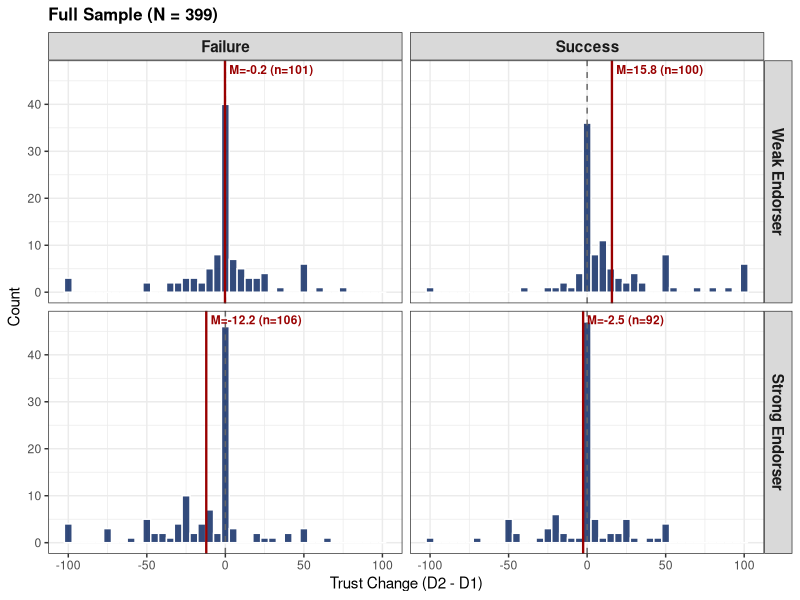
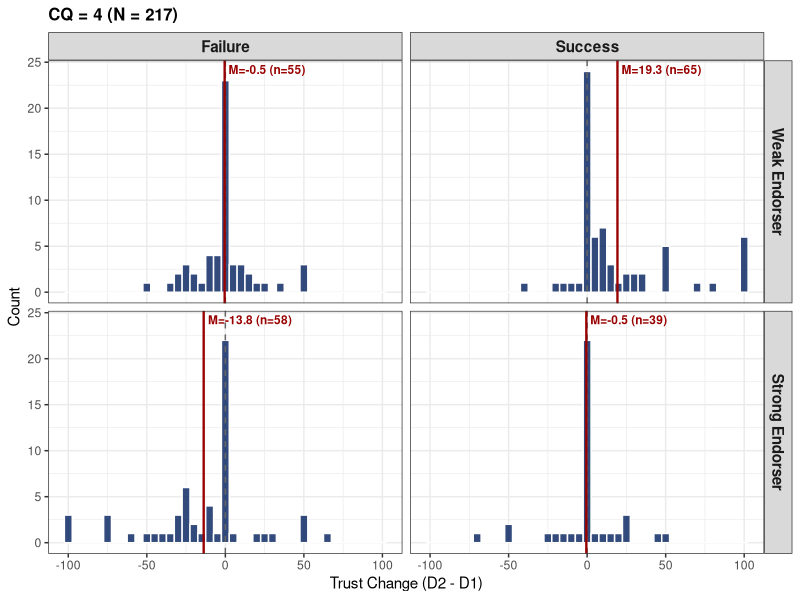
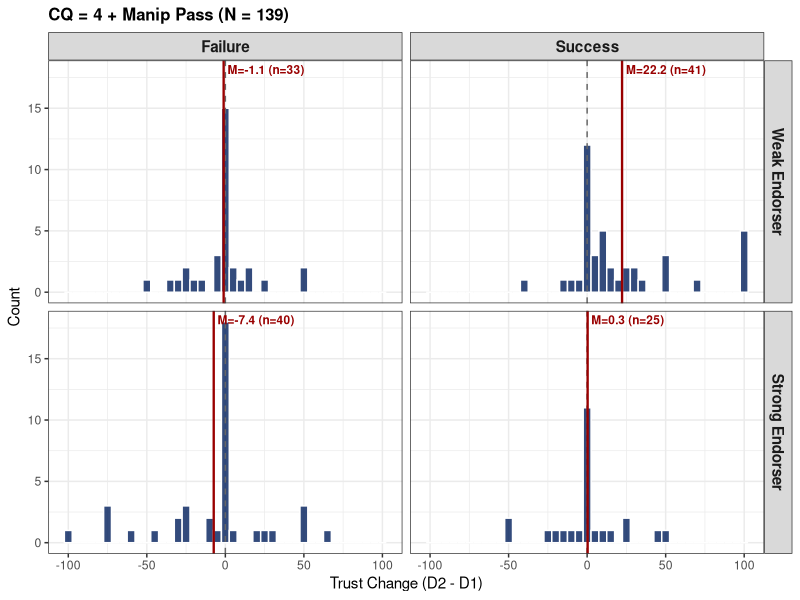
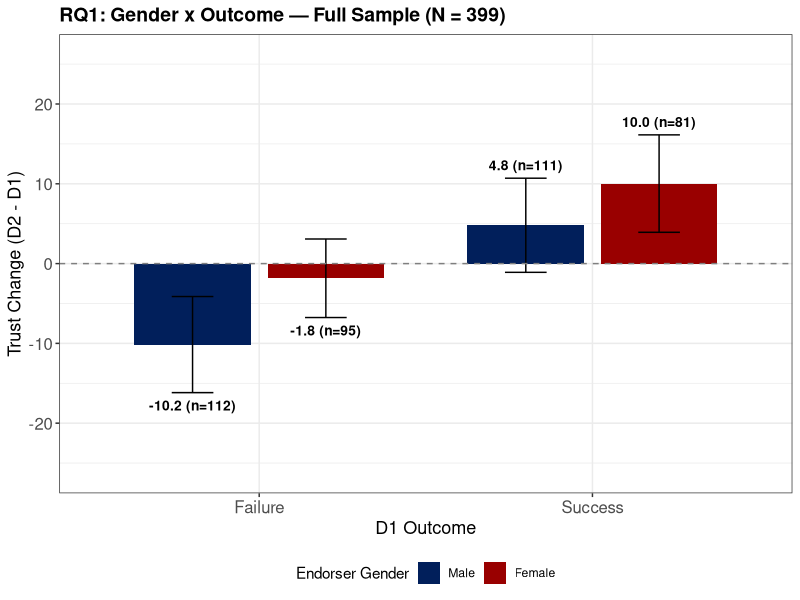
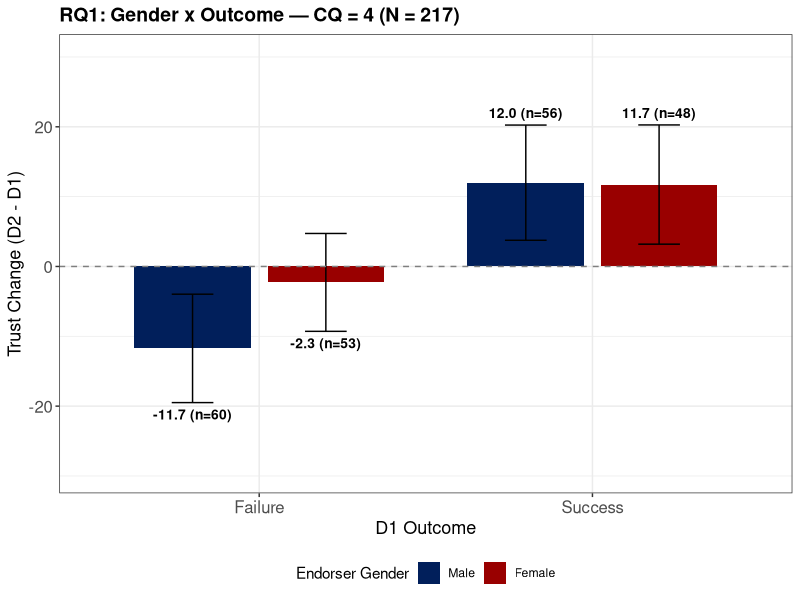
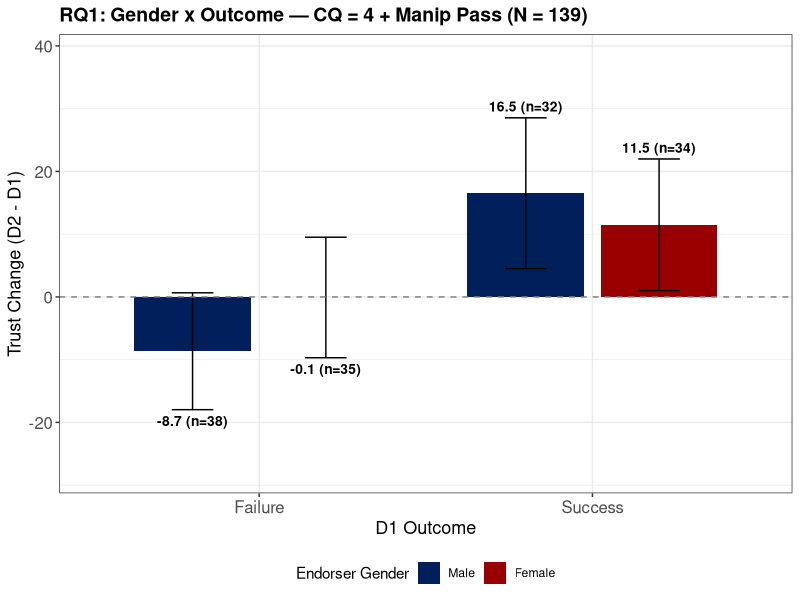
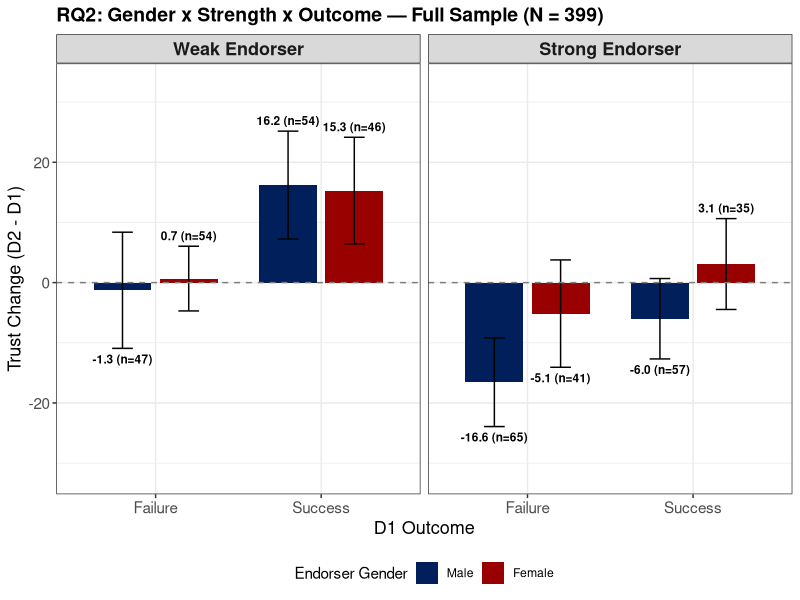
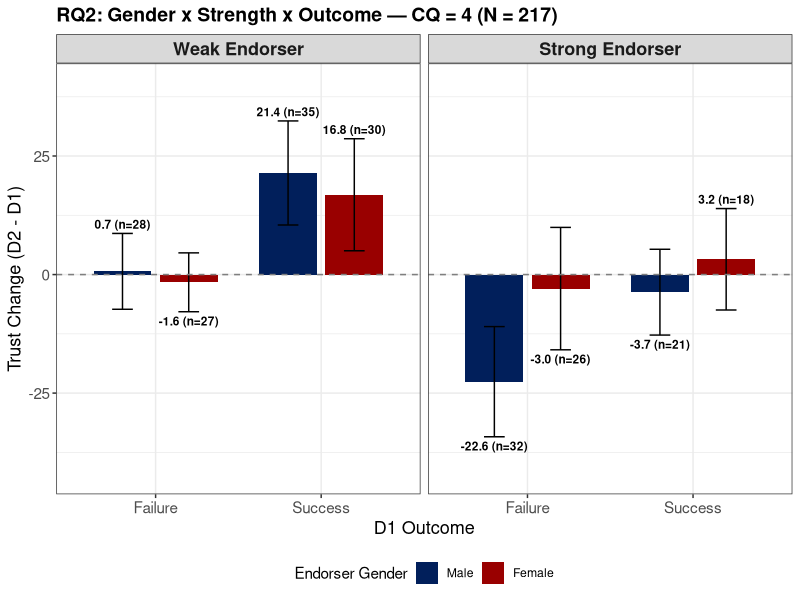

Write R code to recreate these figures, in order.
## ---- chunk 1
rm(list = ls())
knitr::opts_chunk$set(
  echo = FALSE, message = FALSE, warning = FALSE,
  fig.width = 10, fig.height = 5.5, fig.pos = "H"
)
library(dplyr)
library(tidyr)
library(ggplot2)
library(knitr)
library(car)
library(broom)
library(gridExtra)

NAVY <- "#011F5B"
RED  <- "#990000"
set.seed(42)
## ---- chunk 2
d <- read.csv("study_data_clean.csv", stringsAsFactors = FALSE) %>%
  mutate(
    endorser_gender_f = factor(endorser_gender, levels = c("Male", "Female")),
    outcome_f = factor(outcome, levels = c("Failure", "Success")),
    strength_f = factor(strength_cond, levels = c("weak", "strong")),
    trust_change = as.numeric(trust_change)
  )

# Three subsamples
s1 <- d                                          # Full
s2 <- d %>% filter(cq_score == 4)                # CQ = 4
s3 <- d %>% filter(best_participant == 1)         # CQ = 4 + Manip pass

samples <- list(
  list(data = s1, label = sprintf("Full Sample (N = %d)", nrow(s1))),
  list(data = s2, label = sprintf("CQ = 4 (N = %d)", nrow(s2))),
  list(data = s3, label = sprintf("CQ = 4 + Manip Pass (N = %d)", nrow(s3)))
)
## ---- chunk 3
tibble(
  Sample = c("Full", "CQ = 4", "CQ = 4 + Manip Pass"),
  N = c(nrow(s1), nrow(s2), nrow(s3)),
  `Mean D1` = c(mean(s1$trust_d1), mean(s2$trust_d1), mean(s3$trust_d1)),
  `Mean D2` = c(mean(s1$trust_d2), mean(s2$trust_d2), mean(s3$trust_d2)),
  `Mean Change` = c(mean(s1$trust_change), mean(s2$trust_change), mean(s3$trust_change)),
  `SD Change` = c(sd(s1$trust_change), sd(s2$trust_change), sd(s3$trust_change)),
  `No Change %` = c(mean(s1$trust_change == 0), mean(s2$trust_change == 0),
                     mean(s3$trust_change == 0)) * 100
) %>%
  kable(digits = 1, caption = "DV descriptives by sample", booktabs = TRUE)
## ---- chunk 4
library(patchwork)

hist_facet <- function(dat, label) {
  # Compute cell means for vertical lines
  cell_means <- dat %>%
    group_by(strength_f, outcome_f) %>%
    summarise(m = mean(trust_change), n = n(), .groups = "drop")

  ggplot(dat, aes(x = trust_change)) +
    geom_histogram(binwidth = 5, fill = NAVY, color = "white", alpha = 0.8) +
    geom_vline(xintercept = 0, linetype = "dashed", color = "gray40") +
    geom_vline(data = cell_means, aes(xintercept = m),
               linetype = "solid", color = RED, linewidth = 0.8) +
    geom_text(data = cell_means, aes(x = m, y = Inf,
              label = sprintf("M=%.1f (n=%d)", m, n)),
              vjust = 1.5, hjust = -0.05, color = RED, fontface = "bold", size = 3) +
    facet_grid(strength_f ~ outcome_f,
               labeller = labeller(
                 strength_f = c("weak" = "Weak Endorser", "strong" = "Strong Endorser"),
                 outcome_f = c("Failure" = "Failure", "Success" = "Success"))) +
    labs(title = label, x = "Trust Change (D2 - D1)", y = "Count") +
    theme_bw() +
    theme(plot.title = element_text(size = 12, face = "bold"),
          strip.text = element_text(size = 11, face = "bold"))
}

hist_facet(s1, sprintf("Full Sample (N = %d)", nrow(s1)))
## ---- chunk 5
hist_facet(s2, sprintf("CQ = 4 (N = %d)", nrow(s2)))
## ---- chunk 6
hist_facet(s3, sprintf("CQ = 4 + Manip Pass (N = %d)", nrow(s3)))
## ---- chunk 7
plot_rq1 <- function(dat, title_label) {
  pd <- dat %>%
    group_by(endorser_gender_f, outcome_f) %>%
    summarise(m = mean(trust_change), se = sd(trust_change) / sqrt(n()),
              n = n(), .groups = "drop") %>%
    mutate(
      ci_hi = m + 1.96 * se,
      ci_lo = m - 1.96 * se,
      label_y = ifelse(m >= 0, ci_hi + 1, ci_lo - 1),
      label_vjust = ifelse(m >= 0, 0, 1)
    )

  y_max <- max(pd$ci_hi) + 10
  y_min <- min(pd$ci_lo) - 10

  ggplot(pd, aes(x = outcome_f, y = m, fill = endorser_gender_f)) +
    geom_bar(stat = "identity", position = position_dodge(0.8), width = 0.7) +
    geom_errorbar(aes(ymin = ci_lo, ymax = ci_hi),
                  position = position_dodge(0.8), width = 0.25) +
    geom_hline(yintercept = 0, linetype = "dashed", color = "gray50") +
    geom_text(aes(y = label_y, label = sprintf("%.1f (n=%d)", m, n),
                  vjust = label_vjust),
              position = position_dodge(0.8),
              size = 3.5, fontface = "bold") +
    scale_fill_manual(values = c("Male" = NAVY, "Female" = RED)) +
    coord_cartesian(ylim = c(y_min, y_max)) +
    labs(title = title_label, x = "D1 Outcome",
         y = "Trust Change (D2 - D1)", fill = "Endorser Gender") +
    theme_bw() +
    theme(legend.position = "bottom",
          plot.title = element_text(size = 14, face = "bold"),
          axis.text = element_text(size = 12),
          axis.title = element_text(size = 13))
}

plot_rq1(s1, sprintf("RQ1: Gender x Outcome — Full Sample (N = %d)", nrow(s1)))
## ---- chunk 8
summary(lm(trust_change ~ endorser_gender_f * outcome_f, data = s1))
## ---- chunk 9
plot_rq1(s2, sprintf("RQ1: Gender x Outcome — CQ = 4 (N = %d)", nrow(s2)))
## ---- chunk 10
summary(lm(trust_change ~ endorser_gender_f * outcome_f, data = s2))
## ---- chunk 11
plot_rq1(s3, sprintf("RQ1: Gender x Outcome — CQ = 4 + Manip Pass (N = %d)", nrow(s3)))
## ---- chunk 12
summary(lm(trust_change ~ endorser_gender_f * outcome_f, data = s3))
## ---- chunk 13
rq1_row <- function(dat, label) {
  m <- lm(trust_change ~ endorser_gender_f * outcome_f, data = dat)
  cs <- summary(m)$coefficients
  ix_row <- "endorser_gender_fFemale:outcome_fSuccess"
  # Cell means
  mf <- mean(dat$trust_change[dat$endorser_gender == "Male" & dat$outcome == "Failure"])
  ms <- mean(dat$trust_change[dat$endorser_gender == "Male" & dat$outcome == "Success"])
  ff <- mean(dat$trust_change[dat$endorser_gender == "Female" & dat$outcome == "Failure"])
  fs <- mean(dat$trust_change[dat$endorser_gender == "Female" & dat$outcome == "Success"])
  tibble(
    Sample = label, N = nrow(dat),
    `Male Fail` = mf, `Male Suc` = ms, `Male Range` = ms - mf,
    `Fem Fail` = ff, `Fem Suc` = fs, `Fem Range` = fs - ff,
    `Interaction b` = cs[ix_row, "Estimate"],
    `p` = cs[ix_row, "Pr(>|t|)"],
    `d` = cs[ix_row, "Estimate"] / sd(dat$trust_change)
  )
}

bind_rows(
  rq1_row(s1, "Full"),
  rq1_row(s2, "CQ = 4"),
  rq1_row(s3, "CQ=4 + Manip")
) %>%
  kable(digits = c(0, 0, 1, 1, 1, 1, 1, 1, 2, 3, 3),
        caption = "RQ1: Gender x Outcome across samples", booktabs = TRUE)
## ---- chunk 14
plot_rq2 <- function(dat, title_label) {
  pd <- dat %>%
    group_by(endorser_gender_f, outcome_f, strength_f) %>%
    summarise(m = mean(trust_change), se = sd(trust_change) / sqrt(n()),
              n = n(), .groups = "drop") %>%
    mutate(
      ci_hi = m + 1.96 * se,
      ci_lo = m - 1.96 * se,
      label_y = ifelse(m >= 0, ci_hi + 1, ci_lo - 1),
      label_vjust = ifelse(m >= 0, 0, 1)
    )

  y_max <- max(pd$ci_hi) + 8
  y_min <- min(pd$ci_lo) - 8

  ggplot(pd, aes(x = outcome_f, y = m, fill = endorser_gender_f)) +
    geom_bar(stat = "identity", position = position_dodge(0.8), width = 0.7) +
    geom_errorbar(aes(ymin = ci_lo, ymax = ci_hi),
                  position = position_dodge(0.8), width = 0.25) +
    geom_hline(yintercept = 0, linetype = "dashed", color = "gray50") +
    geom_text(aes(y = label_y, label = sprintf("%.1f (n=%d)", m, n),
                  vjust = label_vjust),
              position = position_dodge(0.8),
              size = 3, fontface = "bold") +
    facet_wrap(~ strength_f, nrow = 1,
               labeller = labeller(strength_f = c("weak" = "Weak Endorser",
                                                   "strong" = "Strong Endorser"))) +
    scale_fill_manual(values = c("Male" = NAVY, "Female" = RED)) +
    coord_cartesian(ylim = c(y_min, y_max)) +
    labs(title = title_label, x = "D1 Outcome",
         y = "Trust Change (D2 - D1)", fill = "Endorser Gender") +
    theme_bw() +
    theme(legend.position = "bottom",
          plot.title = element_text(size = 14, face = "bold"),
          strip.text = element_text(size = 13, face = "bold"),
          axis.text = element_text(size = 11),
          axis.title = element_text(size = 13))
}

plot_rq2(s1, sprintf("RQ2: Gender x Strength x Outcome — Full Sample (N = %d)", nrow(s1)))
## ---- chunk 15
summary(lm(trust_change ~ endorser_gender_f * strength_f * outcome_f, data = s1))
## ---- chunk 16
plot_rq2(s2, sprintf("RQ2: Gender x Strength x Outcome — CQ = 4 (N = %d)", nrow(s2)))
## ---- chunk 17
summary(lm(trust_change ~ endorser_gender_f * strength_f * outcome_f, data = s2))
## ---- chunk 18
plot_rq2(s3, sprintf("RQ2: Gender x Strength x Outcome — CQ = 4 + Manip Pass (N = %d)", nrow(s3)))
## ---- chunk 19
summary(lm(trust_change ~ endorser_gender_f * strength_f * outcome_f, data = s3))
## ---- chunk 20
rq2_row <- function(dat, label) {
  cells <- dat %>%
    group_by(endorser_gender_f, strength_f, outcome_f) %>%
    summarise(m = mean(trust_change), n = n(), .groups = "drop") %>%
    pivot_wider(names_from = outcome_f, values_from = c(m, n))

  cells %>%
    mutate(
      Sample = label,
      Range = m_Success - m_Failure
    ) %>%
    select(Sample, Gender = endorser_gender_f, Strength = strength_f,
           Failure = m_Failure, `n Fail` = n_Failure,
           Success = m_Success, `n Suc` = n_Success,
           Range)
}

bind_rows(
  rq2_row(s1, "Full"),
  rq2_row(s2, "CQ = 4"),
  rq2_row(s3, "CQ=4+Manip")
) %>%
  kable(digits = 1,
        caption = "RQ2: Outcome range (Success - Failure) by Gender x Strength across samples",
        booktabs = TRUE)
## ---- chunk 21
rq2_ix <- function(dat, label) {
  m <- lm(trust_change ~ endorser_gender_f * strength_f * outcome_f, data = dat)
  cs <- summary(m)$coefficients
  gs_row <- "endorser_gender_fFemale:strength_fstrong"
  three_row <- "endorser_gender_fFemale:strength_fstrong:outcome_fSuccess"
  tibble(
    Sample = label, N = nrow(dat),
    `Gender x Strength b` = cs[gs_row, "Estimate"],
    `G x S p` = cs[gs_row, "Pr(>|t|)"],
    `3-Way b` = cs[three_row, "Estimate"],
    `3-Way p` = cs[three_row, "Pr(>|t|)"]
  )
}

bind_rows(
  rq2_ix(s1, "Full"),
  rq2_ix(s2, "CQ = 4"),
  rq2_ix(s3, "CQ=4 + Manip")
) %>%
  kable(digits = c(0, 0, 2, 3, 2, 3),
        caption = "RQ2: Key interaction coefficients across samples", booktabs = TRUE)
## ---- chunk 22
plot_rq3 <- function(dat, title_label) {
  pd <- dat %>%
    group_by(endorser_gender_f, strength_f) %>%
    summarise(m = mean(trust_d1), se = sd(trust_d1) / sqrt(n()),
              n = n(), .groups = "drop") %>%
    mutate(
      ci_hi = m + 1.96 * se,
      ci_lo = m - 1.96 * se
    )

  y_max <- max(pd$ci_hi) + 10

  ggplot(pd, aes(x = strength_f, y = m, fill = endorser_gender_f)) +
    geom_bar(stat = "identity", position = position_dodge(0.8), width = 0.7) +
    geom_errorbar(aes(ymin = ci_lo, ymax = ci_hi),
                  position = position_dodge(0.8), width = 0.25) +
    geom_text(aes(y = ci_hi + 1, label = sprintf("%.1f (n=%d)", m, n)),
              position = position_dodge(0.8),
              vjust = 0,
              size = 3.5, fontface = "bold") +
    scale_fill_manual(values = c("Male" = NAVY, "Female" = RED)) +
    scale_x_discrete(labels = c("weak" = "Weak Endorser", "strong" = "Strong Endorser")) +
    coord_cartesian(ylim = c(0, y_max)) +
    labs(title = title_label, x = "Endorsement Strength",
         y = "Initial Wager (D1)", fill = "Endorser Gender") +
    theme_bw() +
    theme(legend.position = "bottom",
          plot.title = element_text(size = 14, face = "bold"),
          axis.text = element_text(size = 12),
          axis.title = element_text(size = 13))
}

plot_rq3(s1, sprintf("RQ3: Initial Trust by Gender x Strength — Full Sample (N = %d)", nrow(s1)))
## ---- chunk 23
summary(lm(trust_d1 ~ endorser_gender_f * strength_f, data = s1))
## ---- chunk 24
plot_rq3(s2, sprintf("RQ3: Initial Trust by Gender x Strength — CQ = 4 (N = %d)", nrow(s2)))
## ---- chunk 25
summary(lm(trust_d1 ~ endorser_gender_f * strength_f, data = s2))
## ---- chunk 26
plot_rq3(s3, sprintf("RQ3: Initial Trust by Gender x Strength — CQ = 4 + Manip Pass (N = %d)", nrow(s3)))
## ---- chunk 27
summary(lm(trust_d1 ~ endorser_gender_f * strength_f, data = s3))
## ---- chunk 28
rq3_row <- function(dat, label) {
  mw_w <- mean(dat$trust_d1[dat$endorser_gender == "Male" & dat$strength_cond == "weak"])
  ms_w <- mean(dat$trust_d1[dat$endorser_gender == "Male" & dat$strength_cond == "strong"])
  fw_w <- mean(dat$trust_d1[dat$endorser_gender == "Female" & dat$strength_cond == "weak"])
  fs_w <- mean(dat$trust_d1[dat$endorser_gender == "Female" & dat$strength_cond == "strong"])

  m <- lm(trust_d1 ~ endorser_gender_f * strength_f, data = dat)
  cs <- summary(m)$coefficients
  fem_row <- "endorser_gender_fFemale"
  ix_row <- "endorser_gender_fFemale:strength_fstrong"

  tibble(
    Sample = label, N = nrow(dat),
    `M Weak` = mw_w, `M Strong` = ms_w, `M Diff` = ms_w - mw_w,
    `F Weak` = fw_w, `F Strong` = fs_w, `F Diff` = fs_w - fw_w,
    `Female b` = cs[fem_row, "Estimate"],
    `Female p` = cs[fem_row, "Pr(>|t|)"],
    `G x S b` = cs[ix_row, "Estimate"],
    `G x S p` = cs[ix_row, "Pr(>|t|)"]
  )
}

bind_rows(
  rq3_row(s1, "Full"),
  rq3_row(s2, "CQ = 4"),
  rq3_row(s3, "CQ=4 + Manip")
) %>%
  kable(digits = c(0, 0, 1, 1, 1, 1, 1, 1, 2, 3, 2, 3),
        caption = "RQ3: Initial trust (D1 wager) by Gender x Strength across samples",
        booktabs = TRUE)
